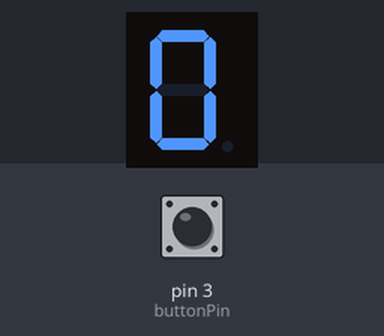
Simulated run of this sketch. Board: Arduino Uno, built with avr-gcc and run on an emulated ATmega328P. Shown: 1-digit seven-segment display. Wiring (inferred from the names in the program): 1-digit 7-segment display, segments lit when HIGH: segments pin 8, pin 9, pin 11, pin 12, pin 13, pin 7, pin 6, pin 10. Inputs (shaded band) come from the test bench; at power-on: pin 3 (buttonPin) HIGH. The segment pins are drawn as the display they are named for.

Above: at 1.2 s.
1.3 s: pin 3 (buttonPin) pulled LOW for 0.15 s
At 2.8 s:
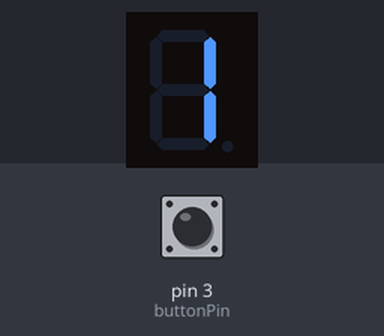
3.1 s: pin 3 (buttonPin) pulled LOW for 1 s
At 5.5 s:
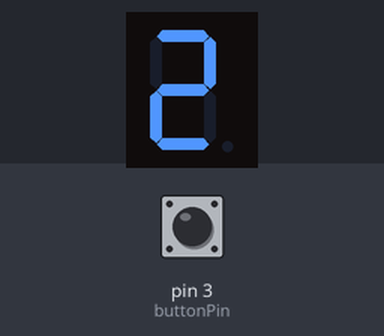
5.8 s: pin 3 (buttonPin) pulled LOW for 0.15 s
At 7.3 s:
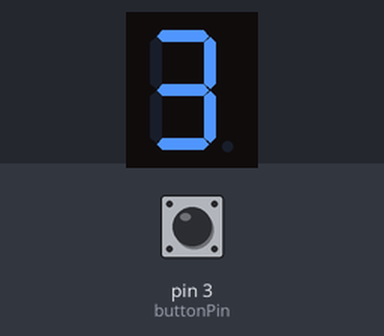
7.6 s: pin 3 (buttonPin) pulled LOW for 1 s
At 10.2 s:
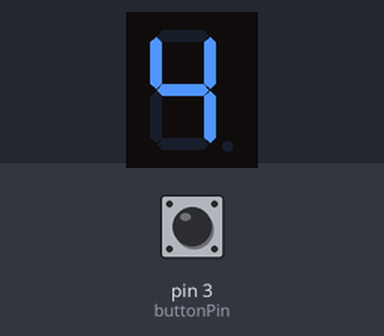
Timing chart, 0 to 11.3 s (numbered marks = the images above; inputs shaded):
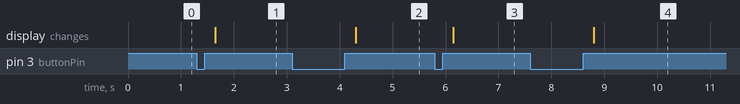

The sketch:

led7.ino
```cpp
const int segmentPins[8] = {8,9,11,12,13,7,6,10}; // khai bao mang 1 chieu dieu khien led 7 doan (A,B,C,D,E,F,G,DP)
int buttonPin = 3;  // khai bao chan digital ket noi chan nut nhan
int i=0;
const byte  number[10]={
  B00111111,  //0
  B00000110,  //1
  B01011011,  //2
  B01001111,  //3
  B01100110,  //4
  B01101101,  //5
  B01111101,  //6
  B00000111,  //7
  B01111111,  //8
  B01101111,  //9
};
void setup() {
  for (int spot =0 ;spot<8;spot++)
  {
    pinMode(segmentPins[spot], OUTPUT);
    digitalWrite(segmentPins[spot], LOW);
  }
  pinMode(buttonPin, INPUT_PULLUP);
  Hienthiso (0);
  // put your setup code here, to run once:

}

void loop() {
  if (digitalRead(buttonPin)== LOW )
  {
    i=i+1;
    while (digitalRead(buttonPin)== 0);
    delay(200);
    if (i==10)  i=0;
  }
  Hienthiso(i);

  // put your main code here, to run repeatedly:

}
void Hienthiso(int n)
{
  boolean x;
  for (int segment=0;segment<8;segment++)
  {
    x=bitRead(number[n],segment);
    digitalWrite(segmentPins[segment],x);

  }
}
```

Measured:
- after the input at 1.3 s, the display: changes after 0.35 s (image 1)
- after the input at 3.1 s, the display: changes after 1.2 s (image 2)
- after the input at 5.8 s, the display: changes after 0.35 s (image 3)
- after the input at 7.6 s, the display: changes after 1.2 s (image 4)
